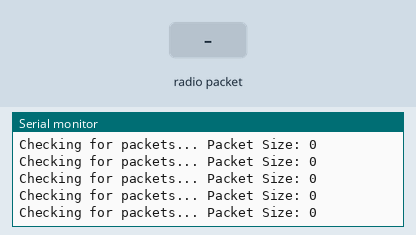
This sketch was run on a simulated Arduino Uno, built with avr-gcc and run on an emulated ATmega328P. On the bench: the last lines printed to the serial monitor. The test bench sets the inputs (shaded band). No radio packets arrive unless stated.

Above: at 1.2 s.
1.3 s: radio packet "1" arrives
At 1.42 s:
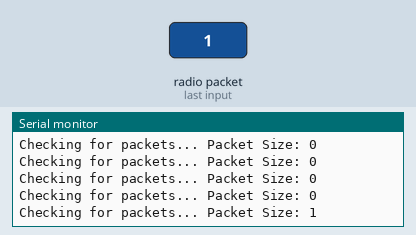
2.9 s: radio packet "0" arrives
5.9 s: radio packet "2" arrives
At 6.07 s:
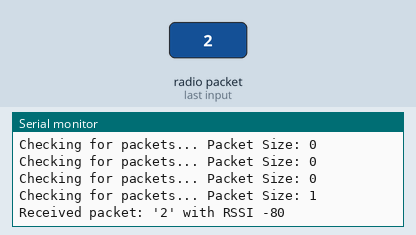
11.9 s: radio packet "1" arrives
At 12.05 s:
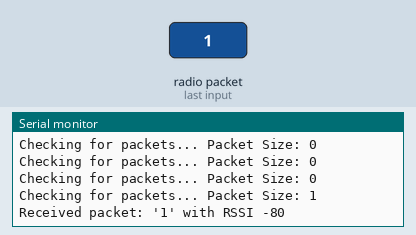
14.9 s: radio packet "0" arrives
At 15.04 s:
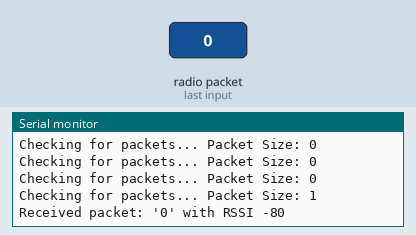
20.9 s: radio packet "2" arrives
Timing chart, 0 to 23.9 s (numbered marks = the images above; inputs shaded):
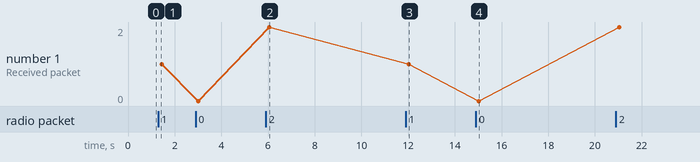

Measured:
- after the input at 1.3 s, the serial monitor: prints a new line after 0.09 s (image 1)
- after the input at 5.9 s, the serial monitor: prints a new line after 0.14 s (image 2)
- after the input at 11.9 s, the serial monitor: prints a new line after 0.09 s (image 3)
- after the input at 14.9 s, the serial monitor: prints a new line after 0.12 s (image 4)
- plotted number 1: 0 → 2 after the input at 5.9 s, 2 → 1 after the input at 11.9 s, 0 → 2 after the input at 20.9 s

The sketch:

receiver.ino
```cpp
#include <SPI.h>
#include <LoRa.h>

void setup() {
  Serial.begin(9600);
  while (!Serial);

  Serial.println("LoRa Receiver");

  if (!LoRa.begin(433E6)) {
    Serial.println("Starting LoRa failed!");
    while (1);
  }
}

void loop() {
  int packetSize = LoRa.parsePacket();
  // if (packetSize > 0){
  Serial.print("Checking for packets... Packet Size: ");
  Serial.println(packetSize);  // Debugging output
  // }

  if (packetSize) {
    Serial.print("Received packet: '");

    while (LoRa.available()) {
      Serial.print((char)LoRa.read());
    }

    Serial.print("' with RSSI ");
    Serial.println(LoRa.packetRssi());
  }
}
```
